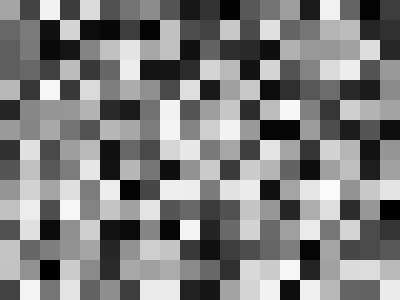
Frame 1 (no input)
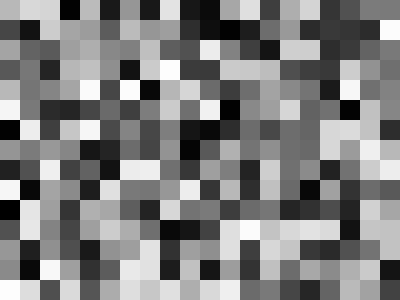
Frame 2 (the mouse pressed at the canvas centre, redrawn once)

The Processing sketch that drew these frames (run headless with seeded random() and noise(); the mouse was pressed at the canvas centre and the sketch redrawn once):

// Processing sketch: sketch_6_6
// ── sketch_6_6.pde
//Nested loops

void setup() {
  size(400, 300);
  background(0);
  strokeWeight(2);
  //stroke(255);
  noStroke();
  noLoop();
  //pixelDensity(2);
}

void draw() {
  for (int y = 0; y < height; y = y + 20) {
    for (int x = 0; x < width; x = x + 20) {
      fill(random(255));
      rect(x, y, 20, 20);
    }
  }
}

//With this sketch, the columns are looping within
//the row loop so every pass draws:
//y = 0
//    x = 0
//    x = 20
//    x = 40
//    x = width
//y = 20
//    x = 0
//    x = 20
//    x = 40
//    x = width
//y = 40
//etc.
